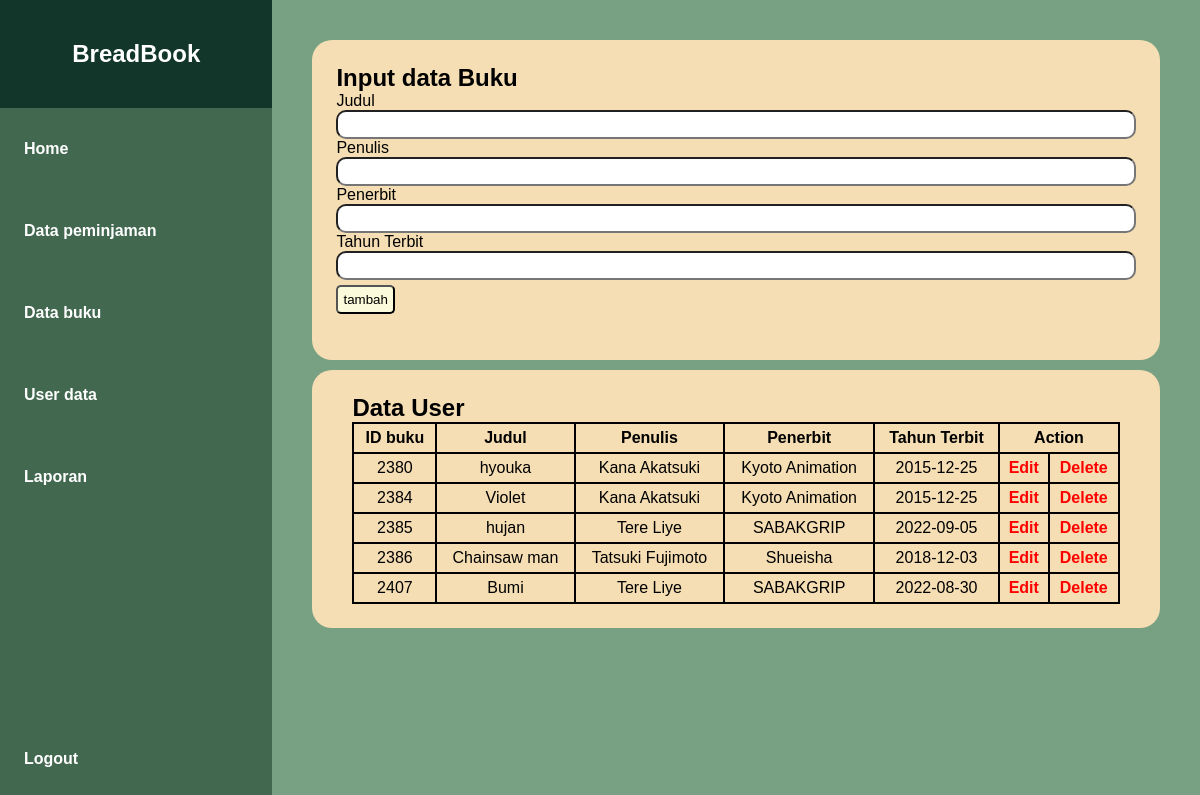
Screenshot of /user/admindta/adminbook.php (signed in) with the database file from the repository.
### tables this page shows
CREATE TABLE `buku` (
  `IDbuku` int(10) NOT NULL,
  `judul` varchar(255) NOT NULL,
  `penulis` varchar(255) NOT NULL,
  `penerbit` varchar(255) NOT NULL,
  `tahunterbit` date NOT NULL,
  `genre` enum('komik','novel','manga') NOT NULL,
  `sinopsis` text NOT NULL,
  `foto` varchar(50) NOT NULL
);

### user/admindta/adminbook.php (the view, shortened to what this page needs)
<?php
include '../../connect.php';
?>
<!DOCTYPE html>
<html lang="en">
<head>
</head>
<body>
    <div class="sidebar">
        <div class="title"><h2>BreadBook</h2></div>
        <div class="side">
        <div class="crum"><a href="admin_dash.php">Home</a></div>
        <div class="crum"><a href="adminpjam.php">Data peminjaman</a></div>
        <div class="crum"><a href="adminbook.php">Data buku</a></div>
        <div class="crum"><a href="adminusrdta.php">User data</a></div>
        <div class="crum"><a href="adminrport.php">Laporan</a></div>
        <div class="crum"><a href="../logout.php" class="out">Logout</a></div>
        </div>
    </div>
    <div class="container">
        <form action="" method="POST">
        <div class="ketname2">
            <h2>Input data Buku</h2>
            <div class="box">
                <label>Judul</label>
                <br>
                <input class="inbox" name="judul" type="text">
            </div>
            <div class="box">
                <label>Penulis</label>
                <br>
                <input name="penulis" class="inbox" type="text">
            </div>
            <div class="box">
                <label>Penerbit</label>
                <br>
                <input name="penerbit" class="inbox" type="text">
            </div>
            <div class="box">
                <label>Tahun Terbit</label>
                <br>
                <input name="tahunterbit" class="inbox" type="text">
            </div>
                <input type="submit" name="tambah" value="tambah" class="btn">
        </div>
        </form>
        <div class="ketname">
            <h2>Data User</h2>
            <table>
                <tr>
                    <th>ID buku</th>
                    <th>Judul</th>
                    <th>Penulis</th>
                    <th>Penerbit</th>
                    <th>Tahun Terbit</th>
                    <th colspan="2">Action</th>
                </tr>
                <?php
                $dta = mysqli_query($connect,"SELECT * FROM buku");
                while ($data = mysqli_fetch_assoc($dta)){
                ?>
                <tr>
                    <td><?= $data['IDbuku'];?></td>
                    <td><?= $data['judul'];?></td>
                    <td><?= $data['penulis'];?></td>
                    <td><?= $data['penerbit'];?></td>
                    <td><?= $data['tahunterbit'];?></td>
                    <td><a href="edit2.php?id2=<?= $data['IDbuku']; ?>">Edit</a></td>
                    <td><a href="delete2.php?id2=<?= $data['IDbuku']; ?>">Delete</a></td>
                </tr>
                <?php
                }
                ?>
            </table>
        </div>
    </div>
</body>
</html>

### user/admindta/adminbook.php (style rules this page uses)
* { margin: 0; padding: 0; box-sizing: border-box; font-family: 'Poppins', sans-serif; }
body { display: flex; background-color: #78A083; overflow: hidden; }
.title { justify-content: center; background-color: #12372A; color: white; text-align: center; padding: 5vh; }
.sidebar { width: 30%; height: 100vh; background-color: #436850; }
.crum a { cursor: pointer; display: block; padding: 4vh 2vw; font-weight: 600; color: white; transition: 0.2s ease; }
a { text-decoration: none; }
.crum .out { transform: translateY(25vh); }
.container { padding: 5vh; width: 100%; }
.ketname { padding: 2vw 5vh; border-radius: 20px; background-color: wheat; }
table { width: 100%; text-align: center; }
table,th,td { border: 2px solid black; border-collapse: collapse; padding: 5px; }
td a { color: red; font-weight: 600; text-decoration: none; }
.ketname2 { margin-bottom: 10px; padding: 3vh 2vw; height: 40vh; border-radius: 20px; background-color: wheat; }
.inbox { border-radius: 10px; padding: 5px 3px; width: 100%; }
.btn { padding: 5px; margin: 5px 0; border-radius: 5px; background-color: #FBFADA; cursor: pointer; }

### rows the page displays
buku: IDbuku "2380", judul "hyouka", penulis "Kana Akatsuki", penerbit "Kyoto Animation", tahunterbit "2015-12-25"
buku: IDbuku "2384", judul "Violet", penulis "Kana Akatsuki", penerbit "Kyoto Animation", tahunterbit "2015-12-25"
buku: IDbuku "2385", judul "hujan", penulis "Tere Liye", penerbit "SABAKGRIP", tahunterbit "2022-09-05"
buku: IDbuku "2386", judul "Chainsaw man", penulis "Tatsuki Fujimoto", penerbit "Shueisha", tahunterbit "2018-12-03"
buku: IDbuku "2407", judul "Bumi", penulis "Tere Liye", penerbit "SABAKGRIP", tahunterbit "2022-08-30"
